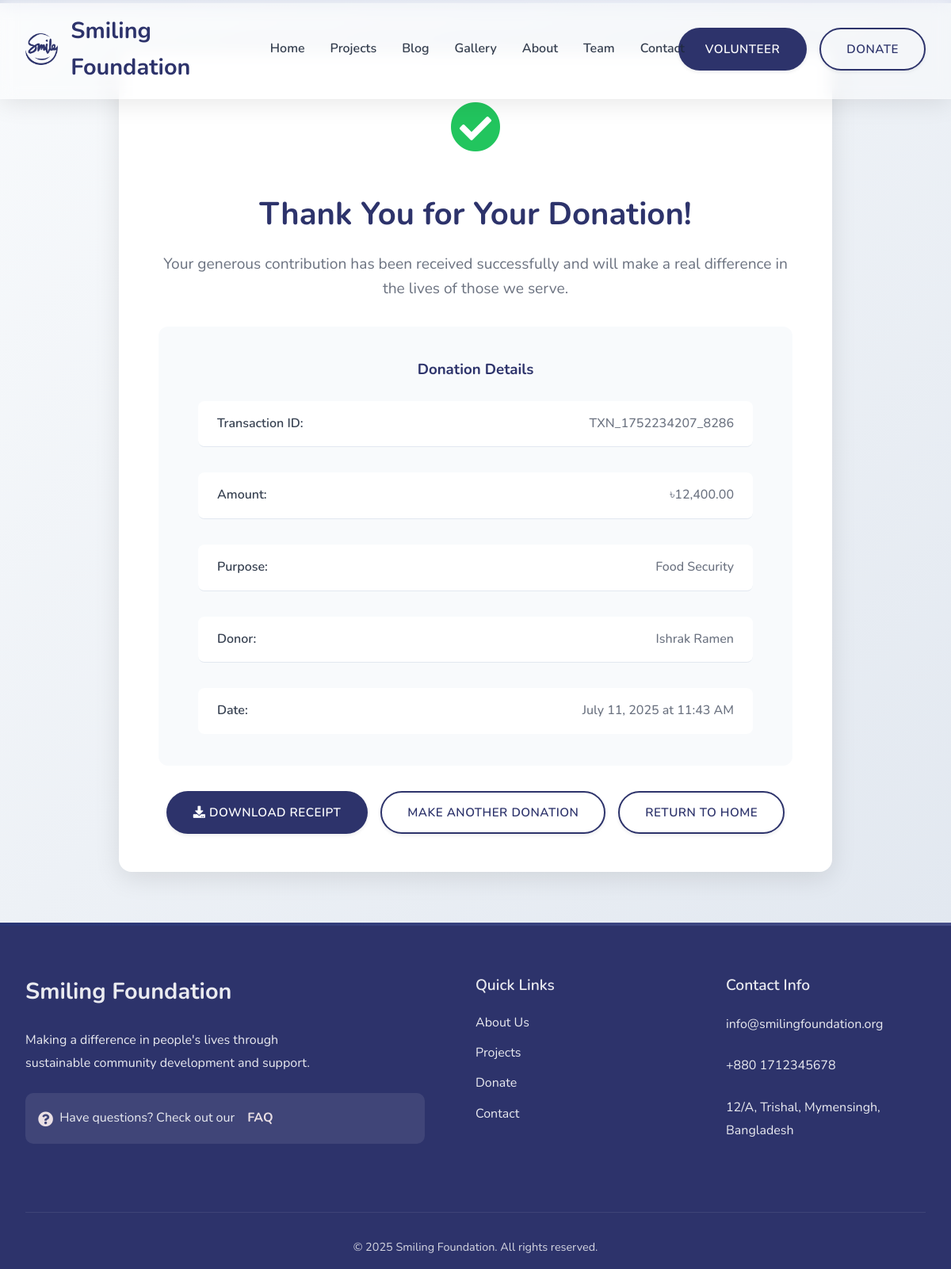
The page /pages/donation-success.php?id=5&txn=TXN_1752234207_8286 (signed in) on the database its author committed.
### tables this page shows
CREATE TABLE `donations` (
  `id` int(11) NOT NULL,
  `donor_name` varchar(255) NOT NULL,
  `email` varchar(255) NOT NULL,
  `phone` varchar(20) DEFAULT NULL,
  `amount_usd` decimal(10,2) NOT NULL,
  `amount_bdt` decimal(10,2) NOT NULL,
  `purpose` varchar(100) NOT NULL,
  `is_anonymous` tinyint(1) DEFAULT 0,
  `message` text DEFAULT NULL,
  `transaction_id` varchar(100) DEFAULT NULL,
  `payment_status` enum('pending','completed','failed') DEFAULT 'pending',
  `payment_method` varchar(50) DEFAULT NULL,
  `receipt_generated` tinyint(1) DEFAULT 0,
  `donated_at` timestamp NOT NULL DEFAULT current_timestamp(),
  `created_at` timestamp NOT NULL DEFAULT current_timestamp(),
  `updated_at` timestamp NOT NULL DEFAULT current_timestamp() ON UPDATE current_timestamp()
);

### pages/donation-success.php (the view, shortened to what this page needs)
<?php
$donation_id = isset($_GET['id']) ? intval($_GET['id']) : 0;
$transaction_id = isset($_GET['txn']) ? $_GET['txn'] : '';
$conn = get_database_connection();
$sql = "SELECT * FROM donations WHERE id = ? AND transaction_id = ?";
$stmt = mysqli_prepare($conn, $sql);
mysqli_stmt_bind_param($stmt, "is", $donation_id, $transaction_id);
mysqli_stmt_execute($stmt);
$result = mysqli_stmt_get_result($stmt);
$donation = mysqli_fetch_assoc($result);
?>
<!DOCTYPE html>
<html lang="en">
<head>
    <meta name="viewport" content="width=device-width, initial-scale=1.0">    <title>Donation Successful - <?php echo SITE_NAME; ?></title>    <link rel="stylesheet" href="../assets/css/style.css?v=<?php echo time(); ?>">
    <link rel="stylesheet" href="../assets/css/animations.css?v=<?php echo time(); ?>">
    <link rel="stylesheet" href="../assets/css/donation.css?v=<?php echo time(); ?>">
    <link rel="stylesheet" href="https://cdnjs.cloudflare.com/ajax/libs/font-awesome/6.0.0/css/all.min.css">
</head>
<body>
    <?php include '../includes/header.php'; ?>
    <main>
        <section class="success-section">
            <div class="container">
                <div class="success-content fade-in">
                    <div class="success-icon">
                        <i class="fas fa-check-circle"></i>
                    </div>                    <h1>Thank You for Your Donation!</h1>
                    <p class="success-message">Your generous contribution has been received successfully and will make a real difference in the lives of those we serve.</p>
                    <div class="donation-details">
                        <h3>Donation Details</h3>
                        <div class="detail-grid">
                            <div class="detail-item">
                                <strong>Transaction ID:</strong>
                                <span><?php echo htmlspecialchars($donation['transaction_id']); ?></span>
                            </div>                            <div class="detail-item">
                                <strong>Amount:</strong>
                                <span>৳<?php echo number_format($donation['amount_bdt'], 2); ?></span>
                            </div>
                            <div class="detail-item">
                                <strong>Purpose:</strong>
                                <span><?php echo htmlspecialchars($donation['purpose']); ?></span>
                            </div>
                            <?php if (!$donation['is_anonymous']): ?>
                            <div class="detail-item">
                                <strong>Donor:</strong>
                                <span><?php echo htmlspecialchars($donation['donor_name']); ?></span>
                            </div>
                            <?php endif; ?>
                            <div class="detail-item">
                                <strong>Date:</strong>
                                <span><?php echo date('F j, Y \a\t g:i A', strtotime($donation['donated_at'])); ?></span>
                            </div>
                        </div>
                    </div>
                    <div class="success-actions">
                        <a href="receipt.php?id=<?php echo $donation['id']; ?>&txn=<?php echo urlencode($donation['transaction_id']); ?>" class="cta-button" target="_blank">
                            <i class="fas fa-download"></i> Download Receipt
                        </a>
                        <a href="donate.php" class="cta-button secondary">Make Another Donation</a>
                        <a href="../index.php" class="cta-button outline">Return to Home</a>
                    </div>
                </div>
            </div>
        </section>
    </main>
    <?php include '../includes/footer.php'; ?>
</body>
</html>

### assets/css/style.css (style rules this page uses)
:root { --primary-color: #2d336b; --secondary-color: #7886c7; --accent-color: #fff2f2; --text-color: #1e293b; --light-bg: #e6f3ff; --white: #ffffff; --gradient: linear-gradient(135deg, #1e3a8a, #7886c7); --gradient-accent: linear-gradient(135deg, #1e3a8a, #2563eb); --shadow-sm: 0 2px 4px rgba(15, 23, 42, 0.08); --shadow-md: 0 4px 6px rgba(15, 23, 42, 0.12); --shadow-lg: 0 8px 16px rgba(15, 23, 42, 0.15); --transition: all 0.3s ease; }
* { margin: 0; padding: 0; box-sizing: border-box; }
body { font-family: "Nunito", sans-serif; line-height: 1.6; color: var(--text-color); overflow-x: hidden; }
.cta-button { display: inline-block; padding: 0.8rem 2rem; color: var(--white); text-decoration: none; border-radius: 50px; font-weight: 600; font-size: 0.95rem; letter-spacing: 0.5px; transition: all 0.3s ease; text-transform: uppercase; box-shadow: var(--shadow-sm); background: var(--primary-color); border: 2px solid transparent; }
.cta-button.secondary { background: transparent; border: 2px solid var(--primary-color); color: var(--primary-color); }
section { padding: 5rem 2rem; }
section::before { content: ""; position: absolute; top: 0; left: 0; right: 0; height: 4px; background: var(--gradient); opacity: 0.3; }
.container { max-width: 1200px; margin: 0 auto; padding: 0 2rem; }
.fade-in { opacity: 0; transform: translateY(20px); animation: fadeIn 0.6s ease-out forwards; }

### assets/css/animations.css (style rules this page uses)
.fade-in { opacity: 0; transform: translateY(20px); transition: opacity 0.6s ease-out, transform 0.6s ease-out; }

### assets/css/donation.css (style rules this page uses)
.success-section { padding: 4rem 0; background: linear-gradient(135deg, #f8fafc 0%, #e2e8f0 100%); min-height: 60vh; display: flex; align-items: center; }
.success-content { text-align: center; max-width: 900px; margin: 0 auto; background: white; padding: 3rem; border-radius: 16px; box-shadow: 0 8px 32px rgba(0, 0, 0, 0.1); }
.success-icon { font-size: 4rem; color: #22c55e; margin-bottom: 1.5rem; }
.success-content h1 { color: var(--primary-color); margin-bottom: 1rem; font-size: 2.5rem; }
.success-message { font-size: 1.2rem; color: #6b7280; margin-bottom: 2rem; line-height: 1.6; }
.donation-details { background: #f8fafc; padding: 2.5rem; border-radius: 12px; margin: 2rem auto; text-align: left; max-width: 800px; width: 100%; }
.donation-details h3 { color: var(--primary-color); margin-bottom: 1.5rem; text-align: center; }
.detail-grid { display: grid; gap: 1.5rem; max-width: 700px; margin: 0 auto; }
.detail-item { display: flex; justify-content: space-between; align-items: center; padding: 1rem 1.5rem; border-bottom: 1px solid #e2e8f0; background: white; border-radius: 8px; margin-bottom: 0.5rem; }
.detail-item:last-child { border-bottom: none; margin-bottom: 0; }
.detail-item strong { color: #374151; font-weight: 600; }
.detail-item span { color: #6b7280; font-weight: 500; }
.success-actions { display: flex; gap: 1rem; justify-content: center; flex-wrap: wrap; margin-top: 2rem; }
.success-actions .cta-button { min-width: 180px; text-decoration: none; }
.cta-button.secondary { background: #6b7280; }
.cta-button.outline { background: transparent; color: var(--primary-color); border: 2px solid var(--primary-color); }

### rows shown on the page
donations: transaction "TXN_1752234207_8286", amount_bdt "12,400.00", purpose "Food Security", donor_name "Ishrak Ramen", donated_at "July 11, 2025 at 11:43 AM"

### other values the page prints
SITE_NAME "Smiling Foundation"
CONTACT_EMAIL "info@smilingfoundation.org"
CONTACT_PHONE "+880 1712345678"
CONTACT_ADDRESS "12/A, Trishal, Mymensingh, Bangladesh"
